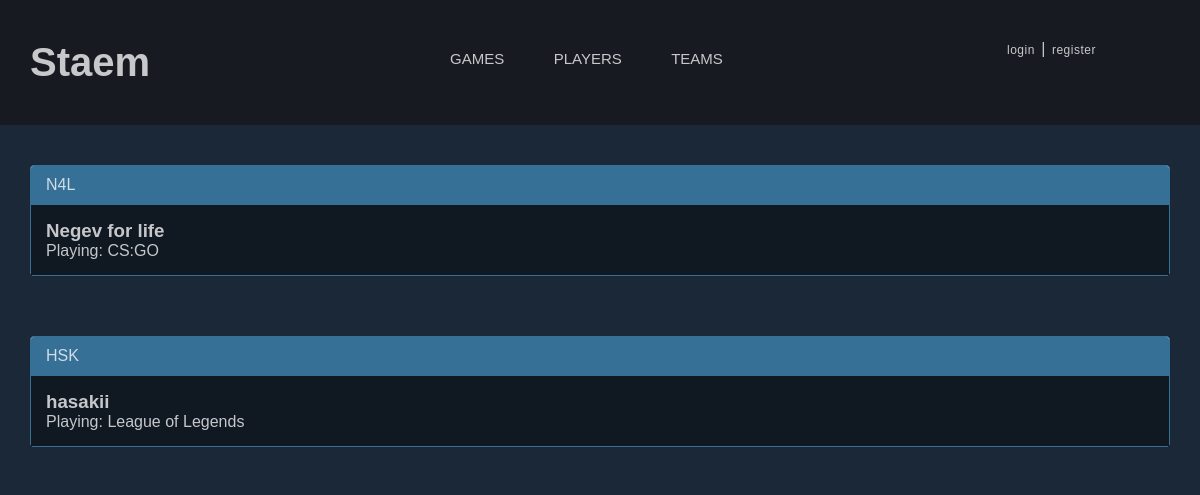
/teamlist.php, run on the app's committed database.
### tables this page shows
create table team (
  tag int primary key auto_increment,
  gameid int not null,
  teamname nvarchar(40),
  sname varchar(3),
  foreign key (gameid) references game(id)
  );

create table game (
id int primary key auto_increment,
title nvarchar(50) not null,
score float(3),
pic text ,
summary text not null
);

### functions.php (called while the page is built, shortened)
<?php
    function myq ($link,$cmd) {
        $stuff=mysqli_query($link,$cmd);
        return $stuff;
    }
?>

### teamlist.php (the view, shortened to what this page needs)
<!DOCTYPE html>
<html lang="HU">
    <head>
        <link href="bootstrap\bootstrap.css" rel="stylesheet">
        <link href="mainf.css" rel="stylesheet">
    </head>
    <body>
    <?php
        include 'menu.php';
        require_once("functions.php");
        $link=myconnect();
        $result=myq($link,"SELECT * FROM team");
        while ($row=mysqli_fetch_array($result)) {
            $result2=myq($link,"SELECT * FROM game WHERE id=".$row["gameid"].";");
            $gamerow=mysqli_fetch_array($result2);
            echo "
                <div class='container'>
                    <div class='panel panel-primary' style='margin-top:40px'>
                        <div class="."panel-heading"."><a href="."team.php?teamtag=".$row["tag"]."".">".$row["sname"]."</a></div>
                        <div class="."panel-body".">
                            <h3>".$row["teamname"]."</h3>
                            <p>Playing: ".$gamerow["title"]."</p>
                        </div>
                    </div>
                </div>
                ";
        }
    ?>
    </body>
</html>

### mainf.css (style rules this page uses)
body { background-color: rgb(27, 40, 56); font-family: Arial; color: #ffffffc2; }
a { text-decoration: none; color: #ffffffc2; }
.panel-primary { border-color: #377097; }
.panel-primary > .panel-heading { color: #ffffffc2; background-color: #377097; border-color: #377097; }
.panel-primary > .panel-body { background-color: #101822; }

### data on the page
team: sname "N4L", teamname "Negev for life", gameid.title "CS:GO"
team: sname "HSK", teamname "hasakii", gameid.title "League of Legends"
